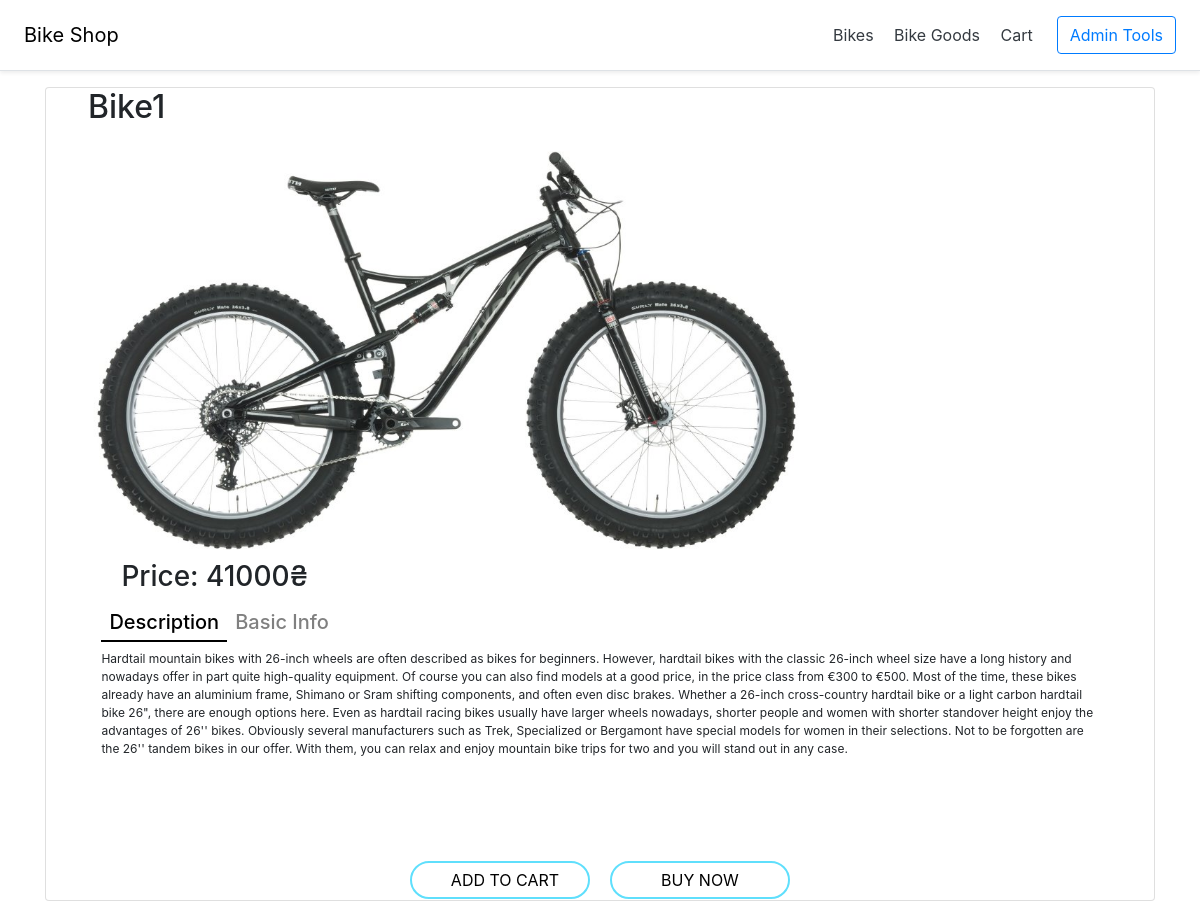
/bikes/2, run on the app's committed database.
### main.py (models this page shows)
class Bike(db.Model):
    id = db.Column(db.Integer, primary_key=True)
    photo = db.Column(db.String(100))
    title = db.Column(db.String(100), nullable=False)
    description = db.Column(db.Text, nullable=False)
    wheels = db.Column(db.Integer, nullable=False)
    size = db.Column(db.CHAR, nullable=False)
    price = db.Column(db.Integer, nullable=False)
    isActive = db.Column(db.Boolean, default=False)

### main.py (the view)
@app.route("/bikes/<int:id>")
def bike(id):
    bike = Bike.query.get(id)
    return render_template("good.html", bike = bike)

### templates/good.html (shortened to what this page needs)
{% extends "base.html" %}
{% block head %}
<link rel="stylesheet" href="{{url_for('static', filename = 'style.css')}}">
{% endblock %}
{% block main %}
<div class="container" >
    <div class="card" >
        <div id="shopping">
            <i class="fas fa-cart-plus"><sup id="items-added"></sup></i>
        </div>
        <div class="images">
            <h2>{{bike.title}}</h2>
            <img style = "width: 70%;" id="big-image" src="{{ url_for('static', filename=bike.photo) }}" alt="">
        </div>
        <div class="infos">
            <div class="price">
                <h3>Price: {{bike.price}}₴</h3>
            </div>
            <div id="more-infos">
                <h5 class="choose">Description</h5>
                <h5 class="choose">Basic Info</h5>
            </div>
            <div id="info-content">
                <p class="paragraph" style="display: block;">{{bike.description}}</p>
            </div>
        </div>
            <div class="buttons">
                <button id="add-to-cart" ><a href="/bike_cart/{{bike.id}}" style="text-decoration: none; color: black;">ADD TO CART</a></button>
                <button><a href="/bike_buy/{{bike.id}}" style="text-decoration: none; color: black;">BUY NOW</a></button>
            </div>
    </div>
</div>
{% endblock %}

### static/style.css (style rules this page uses)
.card { background-color: white; display: flex; align-items: center; justify-content: space-between; flex-direction: column; position: relative; }
#shopping { position: absolute; top: 0px; right: 0px; }
#shopping i { font-size: 20px; }
.images h2 { margin-bottom: 25px; }
.infos .price { display: flex; justify-content: start; }
.infos .price h3:last-child { margin-left: 20px; }
.infos #more-infos { display: flex; color: gray; }
#more-infos h5 { padding: 8px; }
#more-infos h5:nth-child(1) { color:black ; border-bottom: 2px solid black ; padding-bottom: 6px; }
.infos { display: flex; flex-direction: column; height: 300px; margin-top: 10px; width: 90%; }
.choose { cursor: pointer; }
#info-content { font-size: 12px; height: 60px; }
.buttons { height: 40px; display: flex; flex-direction: row; align-items: center; }
.buttons button { margin: 10px; width: 180px; padding: 5px; font: inherit; border: 2px solid #5FDFFC; border-radius: 25px; background-color: white; outline: none; cursor: pointer; }

### data on the page
Bike: title "Bike1", photo (picture), price "41000", description "Hardtail mountain bikes with 26-inch wheels are often described as bikes for beginners. However, hardtail bikes with the classic 26-inch wheel size have a long history and nowadays offer in part quite high-quality equipment. Of course you can also find models at a good price, in the price class from €300 to €500. Most of the time, these bikes already have an aluminium frame, Shimano or Sram shifting components, and often even disc brakes. Whether a 26-inch cross-country hardtail bike or a light carbon hardtail bike 26\", there are enough options here. Even as hardtail racing bikes usually have larger wheels nowadays, shorter people and women with shorter standover height enjoy the advantages…"
